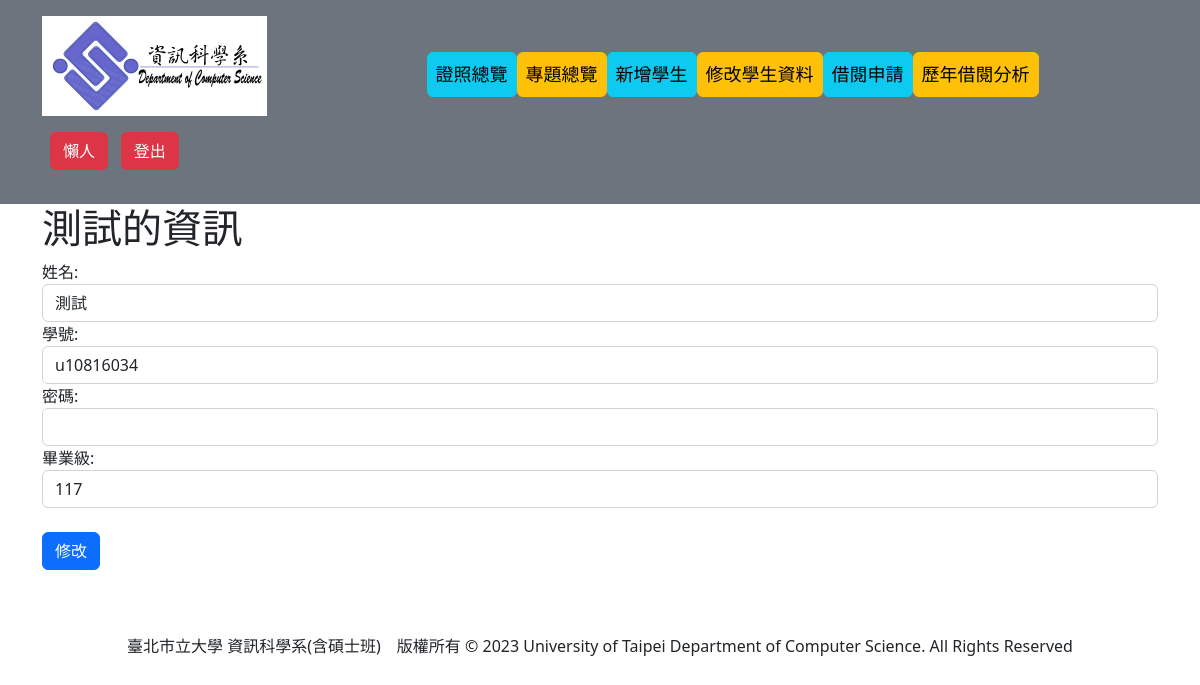
Before: /ModifyStudentInfo/21 (signed in) with the older database file.
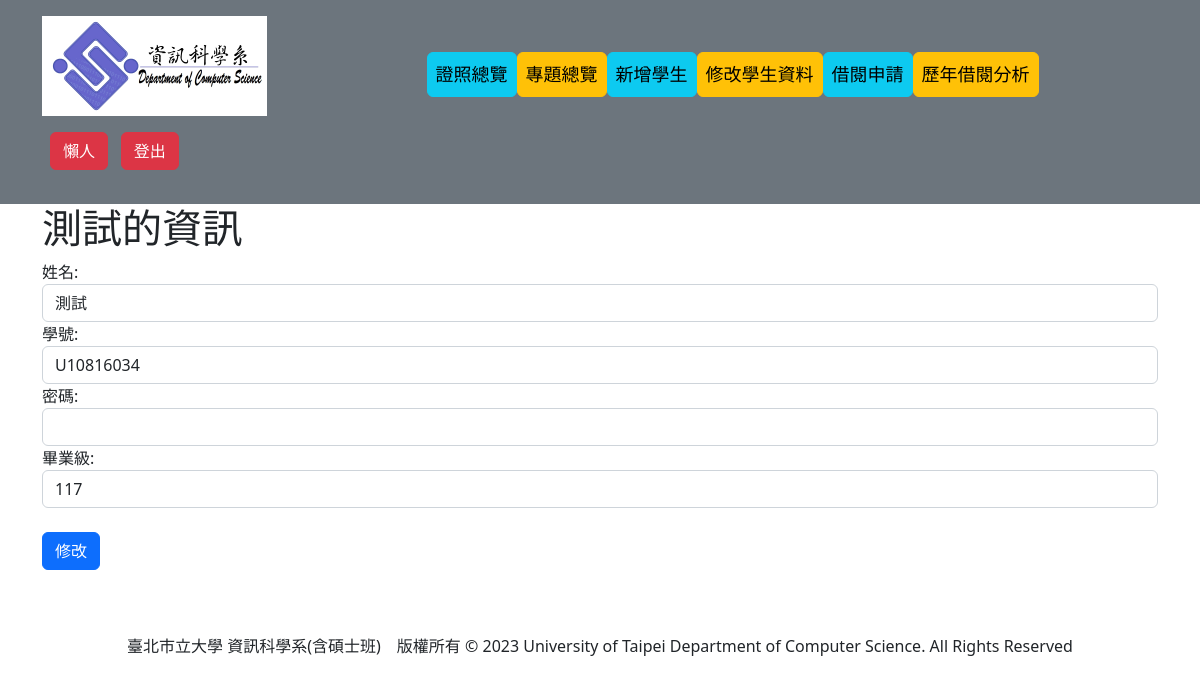
After: the same page with the newer database file.
### student/models.py (models this page shows, shortened)
class User(AbstractUser):
    first_name = None
    last_name = None
    username = models.CharField(max_length=15, unique=True, null=True) #帳號
    name = models.CharField(max_length = 12) #姓名
    DEPARTMENT = ((0, '資訊科學系'),
                  (1, '外系'),)
    department = models.IntegerField(choices=DEPARTMENT, null=True, blank=True)
    IDENTITY=((0, '學士'),
              (1, '管理員'),
              (2, '碩士'))
    identity = models.IntegerField(choices=IDENTITY, default=0)
    graduateLevel = models.DecimalField(max_digits = 4, decimal_places = 0, default = timezone.now().year + 4)#畢業級
    USER_NAME_FIELD = 'username'
    class Meta:
        ordering = ["username"]
    def get_graduate_year(self):
        return (self.graduateLevel - 1911)

### student/views.py (the view, shortened to what this page needs)
# urls.py: path('ModifyStudentInfo/<int:pk>', views.ModifyStudentInfo.as_view(), name='ModifyStudentInfo'),#修改學生資料
class ModifyStudentInfo(LoginRequiredMixin, UpdateView):
    def get(self, request, pk):
        student = User.objects.get(pk=pk)
        context={
            'student': student
        }
        return render(request, 'ModifyStudentInfo.html', context)

### templates/ModifyStudentInfo.html (shortened to what this page needs)
{% extends "layout.html" %}
{% block title %}{{ student.name }}的資訊{% endblock %}
{% block content %}
    <form method = "POST">
        <div>
            姓名:<br>
            <input type="text" name="name" value="{{ student.name }}" class="form-control">
        </div>
        <div>
            學號:<br>
            <input type="text" name="username" value="{{ student.username }}" class="form-control">
        </div>
        <div>
            密碼:<br>
            <input type="password" name="password" class="form-control">
        </div>
        <div>
            畢業級:<br>
            <input type="number" name="graduateLevel" value="{{ student.get_graduate_year }}" class="form-control">
        </div><br>
        <div>
            <input type="submit" class="btn btn-primary"value="修改">
        </div>
    </form>
{% endblock %}

Changed rows visible on the page:
changed User "測試": username "u10816034" → "U10816034"
